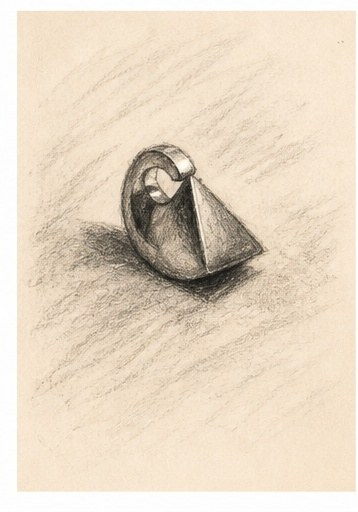
#> input picture pdp/img/charcoal.jpg, 358 x 512 px; its folder holds only this picture in this run
$ python optimize_media.py
#> lines starting #> are read from the running program, lines starting #| are printed output that depends on the picture
#> in make_phone, im is the input picture: PIL image 358x512 RGB; mean R, G, B 230.7, 215.9, 196.3
#!/usr/bin/env python3
"""Write <name>.<ext>.webp siblings for images under pdp/img. Originals untouched."""
from collections import defaultdict
from pathlib import Path
from PIL import Image, ImageOps

ROOT = Path(__file__).resolve().parent.parent / "img"
SMALL = {"commissions-cut", "commissions", "inspiration"}

PIECES = {d.name for d in ROOT.iterdir() if d.is_dir() and (ROOT.parent / "_originals" / d.name).is_dir()}          # folders of piece photographs
import io
import numpy as np
from skimage.metrics import structural_similarity

TARGET = 0.995          # the lightest webp whose picture is indistinguishable from the original at that size


def save_clean(im, out, floor=80):
    """Save the lightest webp that still measures as the same picture as its source."""
#> called with floor = 80
    if out.name.startswith("white-"):          # mostly plain grey backdrop: the whole-picture score passes while the small piece smears
        floor = 95
    ref = np.asarray(im.convert("L"), dtype=float)
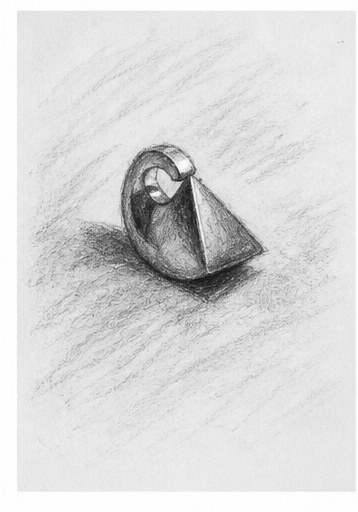
#> ref: shape (512, 358) float64; min 14, max 255, mean 218.2
    for q in sorted(q for q in {floor, 84, 88, 91, 93, 95, 97} if q >= floor):
        buf = io.BytesIO()
        im.save(buf, "WEBP", quality=q, method=6)
        got = np.asarray(Image.open(io.BytesIO(buf.getvalue())).convert("L"), dtype=float)
        if structural_similarity(ref, got, data_range=255) >= TARGET:
            break
    out.write_bytes(buf.getvalue())


TILE = 1800          # the shop grid and the related row show pictures small; they get their own copy


def make_tile(src):
    """A light copy for the grids.

    The grids show the same picture as the product page, expanded framing and all, so
    the tile is cut from the picture the site actually serves.
    """
    source = src
    out = src.with_name(src.stem + "--tile.jpg.webp")
    if out.exists() and out.stat().st_mtime >= source.stat().st_mtime:
        return
    im = ImageOps.exif_transpose(Image.open(source)).convert("RGB")
    if max(im.size) > TILE:
        im.thumbnail((TILE, TILE), Image.LANCZOS)
    save_clean(im, out)


PHONE = 1200          # a phone at 3x fills at most ~1200 px, so phones get this lighter copy (see srcset in build_pdp.save)


def make_phone(src):
    """A phone-sized copy of a large photograph, <name>--m.<ext>.webp, used through srcset."""
    out = src.with_name(src.stem + "--m" + src.suffix + ".webp")
    if out.exists() and out.stat().st_mtime >= src.stat().st_mtime:
        return
    im = ImageOps.exif_transpose(Image.open(src))
    if im.width <= PHONE * 1.15:          # already small: no second copy
        return
    im = im.convert("RGB")
    im.thumbnail((PHONE, PHONE * 3), Image.LANCZOS)
    save_clean(im, out)


def main():
    before, after = defaultdict(int), defaultdict(int)
    for src in sorted(ROOT.rglob("*")):
        if src.suffix.lower() not in (".jpg", ".jpeg", ".png") or not src.is_file():
            continue
        rel = src.relative_to(ROOT)
        top = rel.parts[0] if len(rel.parts) > 1 else "(root)"
        if src.stem.endswith("--tile") or src.stem.endswith("--m"):
            continue
        if src.suffix.lower() in (".jpg", ".jpeg") and top not in SMALL:
            make_phone(src)
        if len(rel.parts) > 1 and rel.parts[0] in PIECES:          # any photograph of a piece may be chosen for the grids
            make_tile(src)
        out = src.with_name(src.name + ".webp")
        if not out.exists() or out.stat().st_mtime < src.stat().st_mtime:
            limit = 1000 if top in SMALL else 4000 if src.name.startswith("white-") else 3200          # retina-sharp on a large display; the grey-backdrop shots show a small piece in a wide frame, so they keep more
            im = ImageOps.exif_transpose(Image.open(src))
            im.thumbnail((limit, limit), Image.LANCZOS)
            if src.suffix.lower() == ".png":
                im = im.convert("RGBA") if im.mode in ("P", "LA", "RGBA") or "transparency" in im.info else im.convert("RGB")
                im.save(out, "WEBP", lossless=False, quality=82, method=6, alpha_quality=90)
            else:
                save_clean(im.convert("RGB"), out)          # product photos: as light as they can be without losing anything
        before[top] += src.stat().st_size
        after[top] += out.stat().st_size
    for k in sorted(before):
        print(f"{k:24} {before[k]/1e6:8.2f} MB -> {after[k]/1e6:7.2f} MB")
    print(f"{'TOTAL':24} {sum(before.values())/1e6:8.2f} MB -> {sum(after.values())/1e6:7.2f} MB")

if __name__ == "__main__":
    main()
